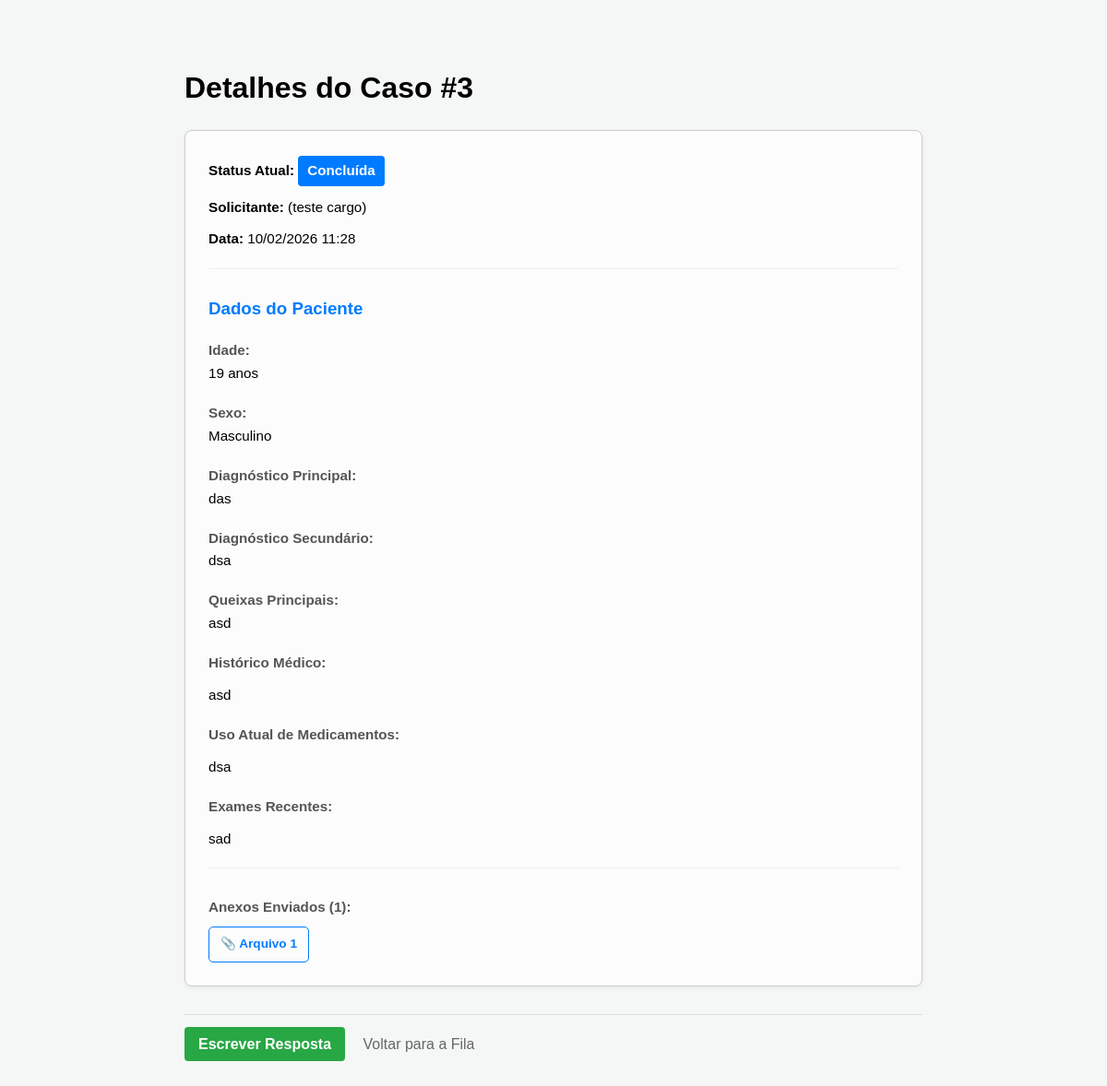
/detalhe/3/, run on the app's committed database.
### teleconsultoria/models.py (models this page shows, shortened)
class Solicitacao(models.Model):
    profissional = models.ForeignKey(Profissional, on_delete=models.CASCADE, related_name='solicitacoes')
    medica_designada = models.ForeignKey(Medica, on_delete=models.SET_NULL, null=True, blank=True, related_name='atendimentos')
    status = models.CharField(max_length=20, choices=StatusSolicitacao.choices, default=StatusSolicitacao.PENDENTE)
    tipo_atendimento = models.CharField(max_length=20, choices=TipoAtendimento.choices)
    data_sol = models.DateTimeField(auto_now_add=True)
    data_marcada = models.DateField(null=True, blank=True)
    horario_marcado = models.TimeField(null=True, blank=True)
    data_limite = models.DateField(null=True, blank=True)
    horario_limite = models.TimeField(null=True, blank=True)
    idade_pac = models.IntegerField()
    sexo_pac = models.CharField(max_length=1, choices=Sexo.choices)
    queixas = models.TextField()
    historico_med = models.TextField(blank=True, null=True)
    diagnostico_princ = models.TextField(blank=True, null=True)
    diagnostico_sec = models.TextField(blank=True, null=True)
    medicamentos = models.TextField(blank=True, null=True)
    exames_recentes = models.TextField(blank=True, null=True)
    duvida_clinica = models.TextField()
    class Meta:
        verbose_name = "Solicitação"
        verbose_name_plural = "Solicitações"

class Profissional(models.Model):
    user = models.OneToOneField(User, on_delete=models.CASCADE)
    crm = models.CharField(max_length=20)
    cargo = models.CharField(max_length=100)
    instituicao = models.CharField(max_length=100)
    telefone = models.CharField(max_length=20)

class AnexoSolicitacao(models.Model):
    solicitacao = models.ForeignKey(Solicitacao, on_delete=models.CASCADE, related_name='anexos')
    arquivo = models.FileField(upload_to='solicitacoes_anexos/')
    data_upload = models.DateTimeField(auto_now_add=True)

### teleconsultoria/views.py (the view)
# urls.py: path('detalhe/<int:sol_id>/', views.detalhe_caso, name='detalhe_caso'),
def detalhe_caso(request, sol_id):
    solicitacao = get_object_or_404(Solicitacao, id=sol_id)
    if solicitacao.status == 'PENDENTE':
        solicitacao.iniciar_analise()
    return render(request, 'detalhe_caso.html', {'sol': solicitacao})

### teleconsultoria/templates/detalhe_caso.html (shortened to what this page needs)
<!DOCTYPE html>
<html lang="pt-br">
<head>
</head>
<body>
    <h1>Detalhes do Caso #{{ sol.id }}</h1>
    <div class="card">
        <p><strong>Status Atual:</strong> <span class="status-badge">{{ sol.get_status_display }}</span></p>
        <p><strong>Solicitante:</strong> {{ sol.profissional.user.get_full_name }} ({{ sol.profissional.cargo }})</p>
        <p><strong>Data:</strong> {{ sol.data_sol|date:"d/m/Y H:i" }}</p>
        {% if sol.idade_pac > 0 %}
            <div class="secao">
                <h3>Dados do Paciente</h3>
                <h4>Idade:</h4> <p>{{ sol.idade_pac }} anos</p>
                <h4>Sexo:</h4> <p>{{ sol.get_sexo_pac_display }}</p>
                <h4>Diagnóstico Principal:</h4> <p>{{ sol.diagnostico_princ|default:"Não informado" }}</p>
                {% if sol.diagnostico_sec %}
                    <h4>Diagnóstico Secundário:</h4> <p>{{ sol.diagnostico_sec }}</p>
                {% endif %}
                <h4>Queixas Principais:</h4> <p>{{ sol.queixas }}</p>
                <h4>Histórico Médico:</h4> <p>{{ sol.historico_med|linebreaks }}</p>
                <h4>Uso Atual de Medicamentos:</h4> <p>{{ sol.medicamentos|linebreaks }}</p>
                <h4>Exames Recentes:</h4> <p>{{ sol.exames_recentes|linebreaks }}</p>
            </div>
        {% endif %}
        {% if sol.anexos.all %}
        <div class="secao">
            <h4>Anexos Enviados ({{ sol.anexos.count }}):</h4>
            <div class="anexo-container">
                {% for item in sol.anexos.all %}
                    <a href="{{ item.arquivo.url }}" target="_blank" class="anexo-link">
                        📎 Arquivo {{ forloop.counter }}
                    </a>
                {% endfor %}
            </div>
        </div>
        {% endif %}
    </div>
    <div class="links">
        <a href="{% url 'responder_solicitacao' sol.id %}" class="btn-responder">Escrever Resposta</a>
        <a href="{% url 'fila_medica' %}" class="btn-voltar">Voltar para a Fila</a>
    </div>
</body>
</html>

### teleconsultoria/templates/detalhe_caso.html (style rules this page uses)
body { font-family: sans-serif; max-width: 800px; margin: 30px auto; padding: 20px; line-height: 1.5; background-color: #f4f7f6; }
.card { border: 1px solid #ccc; padding: 25px; border-radius: 8px; background-color: #fcfcfc; box-shadow: 0 2px 5px rgba(0,0,0,0.05); }
.status-badge { display: inline-block; padding: 5px 10px; border-radius: 4px; background: #007bff; color: white; font-weight: bold; }
.secao { margin-top: 20px; border-top: 1px solid #eee; padding-top: 10px; }
h3 { color: #007bff; margin-bottom: 15px; }
h4 { margin-bottom: 2px; color: #555; font-weight: bold; font-size: 0.95em; }
p { margin: 2px 0 12px 0; font-size: 0.95em; }
.links { margin-top: 30px; padding-top: 20px; border-top: 1px solid #ddd; }
.btn-responder { background: #28a745; color: white; padding: 10px 15px; text-decoration: none; border-radius: 4px; font-weight: bold; }
.btn-voltar { color: #666; text-decoration: none; margin-left: 15px; }
.anexo-container { display: flex; flex-wrap: wrap; gap: 10px; margin-top: 10px; }
.anexo-link { display: inline-block; color: #007bff; text-decoration: none; font-weight: bold; border: 1px solid #007bff; padding: 8px 12px; border-radius: 5px; transition: 0.3s; font-size: 0.85em; }

### data on the page
Solicitacao: id "3", status "Concluída", profissional.cargo "teste cargo", data_sol "10/02/2026 11:28", idade_pac "19", sexo_pac "Masculino", diagnostico_princ "das", diagnostico_sec "dsa", queixas "asd", historico_med "asd", medicamentos "dsa", exames_recentes "sad", anexos.count "1"
